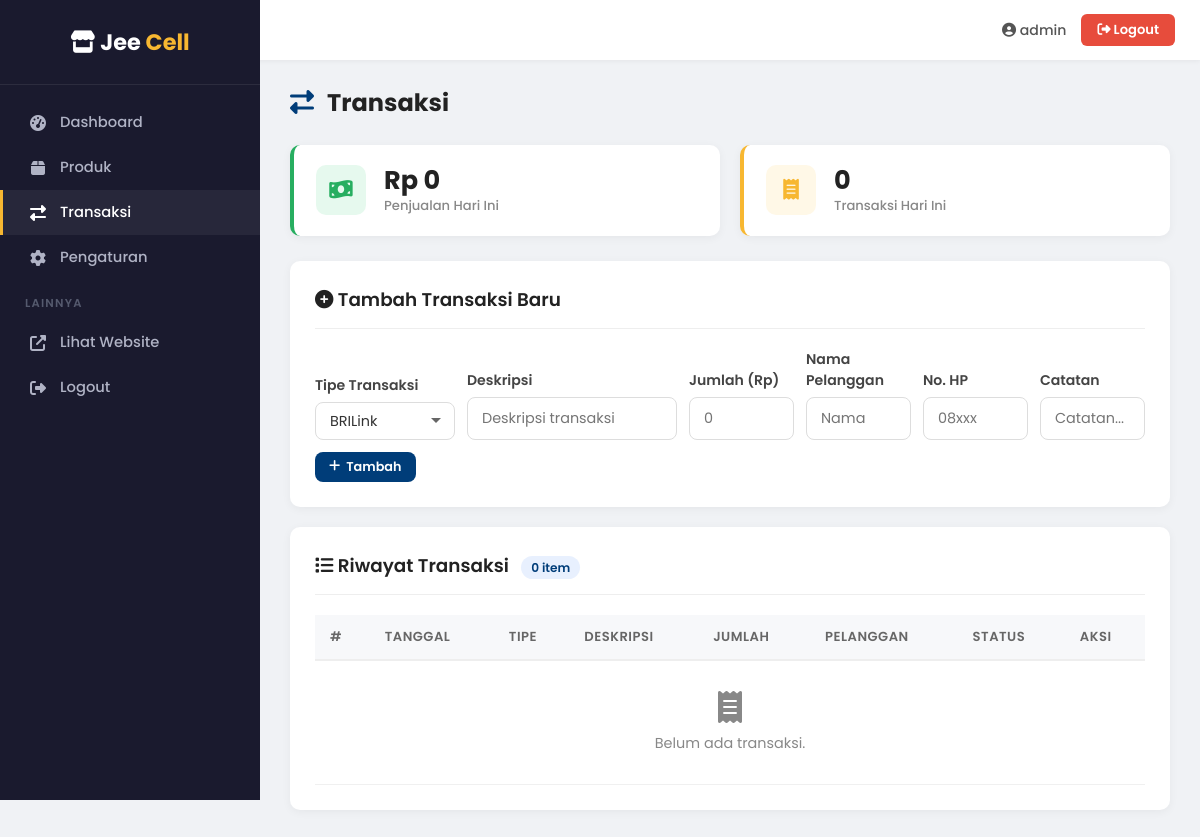
Page /admin/transactions (signed in) on the earlier database version.
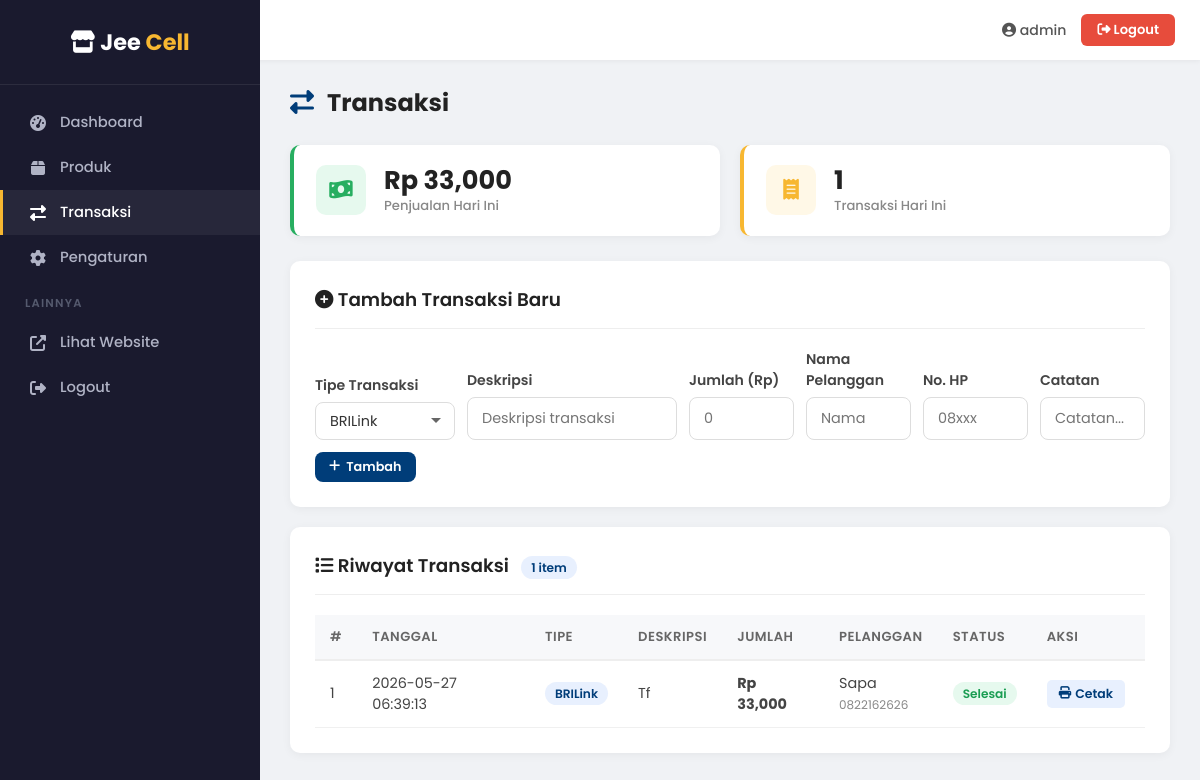
Same page on the later database version.
### tables this page shows
CREATE TABLE transactions (
        id INTEGER PRIMARY KEY AUTOINCREMENT,
        type TEXT NOT NULL,
        description TEXT,
        amount REAL DEFAULT 0,
        customer_name TEXT,
        customer_phone TEXT,
        notes TEXT,
        status TEXT DEFAULT 'completed',
        created_at TIMESTAMP DEFAULT CURRENT_TIMESTAMP
    );

### app.py (the view)
@app.route('/admin/transactions')
@admin_required
def admin_transactions():
    transactions = get_recent_transactions(limit=100)
    sales_today = get_total_sales_today()
    transaction_count_today = get_transaction_count_today()
    return render_template('admin/transactions.html',
                           transactions=transactions,
                           sales_today=sales_today,
                           transaction_count_today=transaction_count_today)

### app.py (called while the page is built)
def admin_required(f):
    @wraps(f)
    def decorated(*args, **kwargs):
        if not session.get('admin_logged_in'):
            return redirect(url_for('admin_login'))
        return f(*args, **kwargs)
    return decorated

### database.py (called while the page is built)
def get_db():
    conn = sqlite3.connect(DB_PATH)
    conn.row_factory = sqlite3.Row
    conn.execute("PRAGMA journal_mode=WAL")
    conn.execute("PRAGMA foreign_keys=ON")
    return conn

def get_total_sales_today():
    conn = get_db()
    today = datetime.now().strftime('%Y-%m-%d')
    row = conn.execute("SELECT COALESCE(SUM(amount), 0) FROM transactions WHERE DATE(created_at)=?", (today,)).fetchone()
    conn.close()
    return row[0]

def get_transaction_count_today():
    conn = get_db()
    today = datetime.now().strftime('%Y-%m-%d')
    count = conn.execute("SELECT COUNT(*) FROM transactions WHERE DATE(created_at)=?", (today,)).fetchone()[0]
    conn.close()
    return count

def get_recent_transactions(limit=20):
    conn = get_db()
    rows = conn.execute("SELECT * FROM transactions ORDER BY created_at DESC LIMIT ?", (limit,)).fetchall()
    conn.close()
    return rows

### templates/admin/transactions.html (shortened to what this page needs)
<!DOCTYPE html>
<html lang="id">
<head>
    <link rel="stylesheet" href="https://cdnjs.cloudflare.com/ajax/libs/font-awesome/6.4.0/css/all.min.css">
    <link rel="stylesheet" href="/static/css/admin.css">
</head>
<body>
    <aside class="sidebar" id="sidebar">
        <div class="sidebar-header">
            <div class="logo"><i class="fas fa-store"></i> Jee <span>Cell</span></div>
        </div>
        <ul class="sidebar-menu">
            <li><a href="{{ url_for('admin_dashboard') }}"><i class="fas fa-tachometer-alt"></i> Dashboard</a></li>
            <li><a href="{{ url_for('admin_products') }}"><i class="fas fa-box"></i> Produk</a></li>
            <li><a href="{{ url_for('admin_transactions') }}" class="active"><i class="fas fa-exchange-alt"></i> Transaksi</a></li>
            <li><a href="{{ url_for('admin_settings') }}"><i class="fas fa-cog"></i> Pengaturan</a></li>
            <div class="sidebar-section-title">Lainnya</div>
            <li><a href="/" target="_blank"><i class="fas fa-external-link-alt"></i> Lihat Website</a></li>
            <li><a href="{{ url_for('admin_logout') }}"><i class="fas fa-sign-out-alt"></i> Logout</a></li>
        </ul>
    </aside>
    <div class="topbar">
        <div class="topbar-left">
        </div>
        <div class="topbar-right">
            <span class="admin-name"><i class="fas fa-user-circle"></i> {{ session.admin_user }}</span>
            <a href="{{ url_for('admin_logout') }}" class="btn-logout"><i class="fas fa-sign-out-alt"></i> Logout</a>
        </div>
    </div>
    <div class="main-content">
        <h1 class="page-title"><i class="fas fa-exchange-alt"></i> Transaksi</h1>
        <div class="stats-grid">
            <div class="stat-card success">
                <div class="stat-icon"><i class="fas fa-money-bill-wave"></i></div>
                <div class="stat-info">
                    <div class="stat-number">Rp {{ "{:,.0f}".format(sales_today) }}</div>
                    <div class="stat-label">Penjualan Hari Ini</div>
                </div>
            </div>
            <div class="stat-card accent">
                <div class="stat-icon"><i class="fas fa-receipt"></i></div>
                <div class="stat-info">
                    <div class="stat-number">{{ transaction_count_today }}</div>
                    <div class="stat-label">Transaksi Hari Ini</div>
                </div>
            </div>
        </div>
        <div class="card">
            <div class="card-header">
                <h2><i class="fas fa-plus-circle"></i> Tambah Transaksi Baru</h2>
            </div>
            <form method="POST" action="{{ url_for('admin_transaction_add') }}" style="display:flex;flex-wrap:wrap;gap:12px;align-items:flex-end;">
                <div class="form-group" style="margin-bottom:0;flex:0.6;min-width:140px;">
                    <label>Tipe Transaksi</label>
                    <select name="type" class="form-control" required>
                        <option value="BRILink">BRILink</option>
                    </select>
                </div>
                <div class="form-group" style="margin-bottom:0;flex:1;min-width:150px;">
                    <label>Deskripsi</label>
                    <input type="text" name="description" class="form-control" placeholder="Deskripsi transaksi" required>
                </div>
                <div class="form-group" style="margin-bottom:0;flex:0.5;min-width:100px;">
                    <label>Jumlah (Rp)</label>
                    <input type="number" name="amount" class="form-control" placeholder="0" min="0" step="1000" required>
                </div>
                <div class="form-group" style="margin-bottom:0;flex:0.5;min-width:100px;">
                    <label>Nama Pelanggan</label>
                    <input type="text" name="customer_name" class="form-control" placeholder="Nama">
                </div>
                <div class="form-group" style="margin-bottom:0;flex:0.5;min-width:100px;">
                    <label>No. HP</label>
                    <input type="text" name="customer_phone" class="form-control" placeholder="08xxx">
                </div>
                <div class="form-group" style="margin-bottom:0;flex:0.5;min-width:100px;">
                    <label>Catatan</label>
                    <input type="text" name="notes" class="form-control" placeholder="Catatan...">
                </div>
                <button type="submit" class="btn btn-primary btn-sm"><i class="fas fa-plus"></i> Tambah</button>
            </form>
        </div>
        <div class="card">
            <div class="card-header">
                <h2><i class="fas fa-list"></i> Riwayat Transaksi <span class="badge badge-info" style="margin-left:8px;">{{ transactions|length }} item</span></h2>
            </div>
            <div class="table-wrapper">
                <table>
                    <thead>
                        <tr>
                            <th>#</th>
                            <th>Tanggal</th>
                            <th>Tipe</th>
                            <th>Deskripsi</th>
                            <th>Jumlah</th>
                            <th>Pelanggan</th>
                            <th>Status</th>
                            <th>Aksi</th>
                        </tr>
                    </thead>
                    <tbody>
                        {% for t in transactions %}
                        <tr>
                            <td>{{ t.id }}</td>
                            <td>{{ t.created_at }}</td>
                            <td><span class="badge badge-info">{{ t.type }}</span></td>
                            <td>{{ t.description or '-' }}</td>
                            <td><strong>Rp {{ "{:,.0f}".format(t.amount) }}</strong></td>
                            <td>
                                {{ t.customer_name or '-' }}
                                {% if t.customer_phone %}<br><small style="color:#888;">{{ t.customer_phone }}</small>{% endif %}
                            </td>
                            <td>
                                {% if t.status == 'completed' %}
                                <span class="badge badge-success">Selesai</span>
                                {% elif t.status == 'pending' %}
                                <span class="badge badge-warning">Pending</span>
                                {% else %}
                                <span class="badge badge-danger">{{ t.status }}</span>
                                {% endif %}
                            </td>
                            <td>
                                <a href="{{ url_for('admin_transaction_invoice', tid=t.id) }}" class="btn-action edit" title="Cetak Invoice"><i class="fas fa-print"></i> Cetak</a>
                            </td>
                        </tr>
                        {% endfor %}
                        {% if not transactions %}
                        <tr>
                            <td colspan="8" style="text-align:center;color:#888;padding:30px;">
                                <i class="fas fa-receipt" style="font-size:2rem;display:block;margin-bottom:10px;"></i>
                                Belum ada transaksi.
                            </td>
                        </tr>
                        {% endif %}
                    </tbody>
                </table>
            </div>
        </div>
    </div>
</body>
</html>

Differences in the rows shown:
added transactions: id "1", created_at "2026-05-27 06:39:13", type "BRILink", description "Tf", amount "33,000", customer_name "Sapa", customer_phone "0822162626", status "Selesai"
Other differences:
{{ "{:,.0f}".format(sales_today) }}: "0" → "33,000"
{{ transaction_count_today }}: "0" → "1"
{{ transactions|length }}: "0" → "1"
text no longer shown: "Belum ada transaksi."
